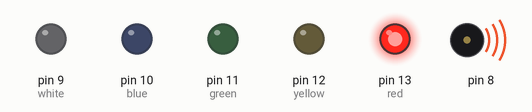
This sketch was run on a simulated Arduino Uno, built with avr-gcc and run on an emulated ATmega328P. Shown: output pins drawn as LEDs (lit = HIGH), buzzer (waves = sounding).

Above: at 0.02 s.
At 0.47 s:
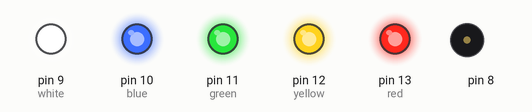
At 0.97 s:
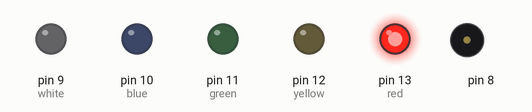
At 1.52 s:
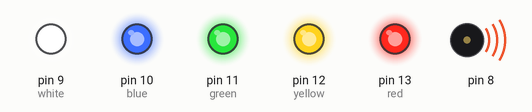
At 2.15 s:
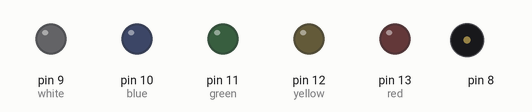
At 2.92 s:
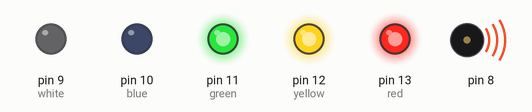
Timing chart, 0 to 3.2 s (numbered marks = the images above):
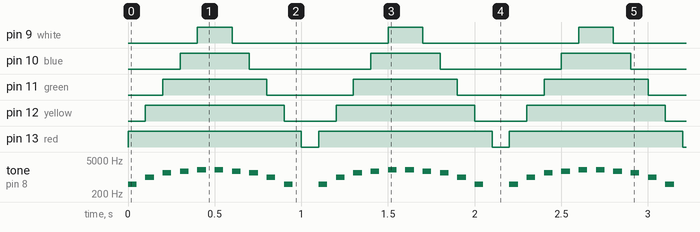

Measured:
- by itself, pin 9 (white): alternates HIGH for 0.20 s and LOW for 0.90 s
- by itself, pin 10 (blue): alternates HIGH for 0.40 s and LOW for 0.70 s
- by itself, pin 11 (green): alternates HIGH for 0.60 s and LOW for 0.50 s
- by itself, pin 12 (yellow): alternates HIGH for 0.80 s and LOW for 0.30 s
- by itself, pin 13 (red): alternates HIGH for 1.0 s and LOW for 0.10 s

The sketch:

uno.ino
```cpp
int red = 13;
int yellow = 12;
int green = 11;
int blue = 10;
int white = 9;


void setup() {
   pinMode(red, OUTPUT);
   pinMode(yellow, OUTPUT);
   pinMode(green, OUTPUT);
   pinMode(blue, OUTPUT);
   pinMode(white, OUTPUT);

}

void loop() {
  int light = 100;
  int speaker = 50;
  digitalWrite(red, HIGH);
  digitalWrite(yellow, LOW);
  digitalWrite(green, LOW);
  digitalWrite(blue, LOW);
  digitalWrite(white, LOW);
  tone (8, 500, speaker);
  delay(light);
  digitalWrite(red, HIGH);
  digitalWrite(yellow, HIGH);
  digitalWrite(green, LOW);
  digitalWrite(blue, LOW);
  digitalWrite(white, LOW);
  tone (8, 1000, speaker);

  delay(light);
  digitalWrite(red, HIGH);
  digitalWrite(yellow, HIGH);
  digitalWrite(green, HIGH);
  digitalWrite(blue, LOW);
  digitalWrite(white, LOW);
  tone (8, 1500, speaker);
  delay(light);
  digitalWrite(red, HIGH);
  digitalWrite(yellow, HIGH);
  digitalWrite(green, HIGH);
  digitalWrite(blue, HIGH);
  digitalWrite(white, LOW);
  tone (8, 1700, speaker);

  delay(light);
  digitalWrite(red, HIGH);
  digitalWrite(yellow, HIGH);
  digitalWrite(green, HIGH);
  digitalWrite(blue, HIGH);
  digitalWrite(white, HIGH);
  tone (8, 2000, speaker);
  delay(light);
    digitalWrite(red, HIGH);
  digitalWrite(yellow, HIGH);
  digitalWrite(green, HIGH);
  digitalWrite(blue, HIGH);
  digitalWrite(white, HIGH);
  tone (8, 2000, speaker);
  delay(light);
    digitalWrite(red, HIGH);
  digitalWrite(yellow, HIGH);
  digitalWrite(green, HIGH);
  digitalWrite(blue, HIGH);
  digitalWrite(white, LOW);
  tone (8, 1700, speaker);

  delay(light);

    digitalWrite(red, HIGH);
  digitalWrite(yellow, HIGH);
  digitalWrite(green, HIGH);
  digitalWrite(blue, LOW);
  digitalWrite(white, LOW);
  tone (8, 1500, speaker);
  delay(light);
    digitalWrite(red, HIGH);
  digitalWrite(yellow, HIGH);
  digitalWrite(green, LOW);
  digitalWrite(blue, LOW);
  digitalWrite(white, LOW);
  tone (8, 1000, speaker);

  delay(light);
   digitalWrite(red, HIGH);
  digitalWrite(yellow, LOW);
  digitalWrite(green, LOW);
  digitalWrite(blue, LOW);
  digitalWrite(white, LOW);
  tone (8, 500, speaker);
  delay(light);


  digitalWrite(red, LOW);
  digitalWrite(yellow, LOW);
  digitalWrite(green, LOW);
  digitalWrite(blue, LOW);
  digitalWrite(white, LOW);

  delay(light);

}
```
